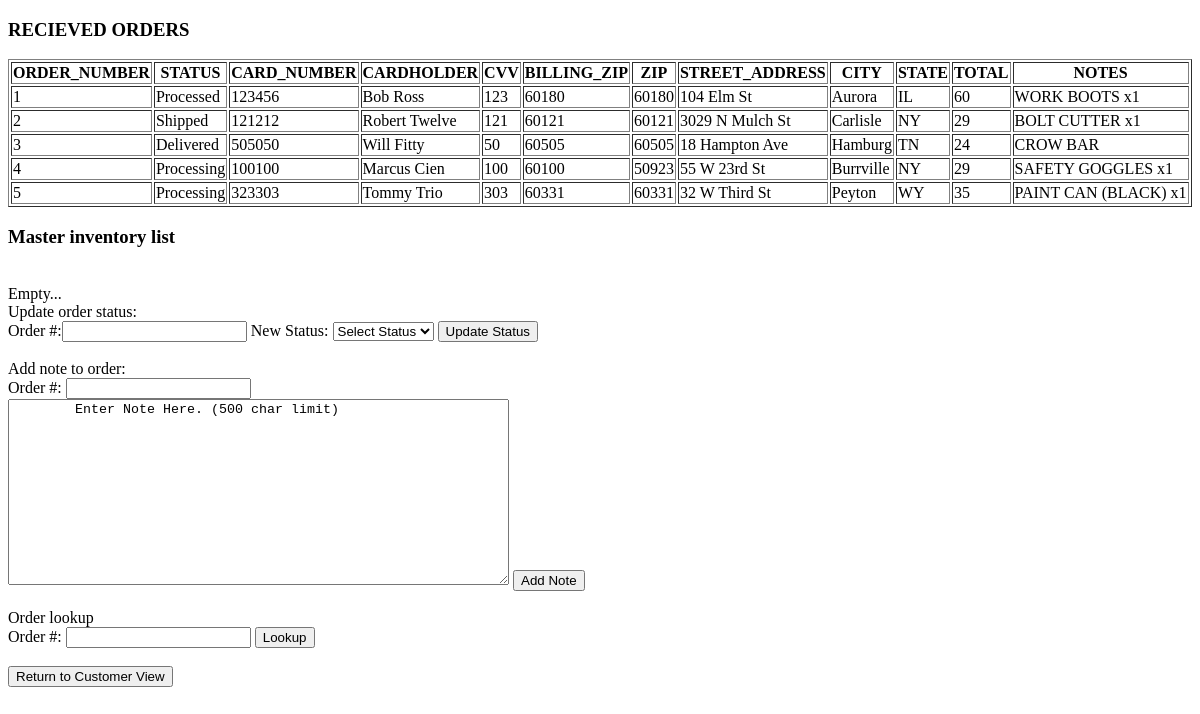
Page /empIndex.php on the earlier database version.
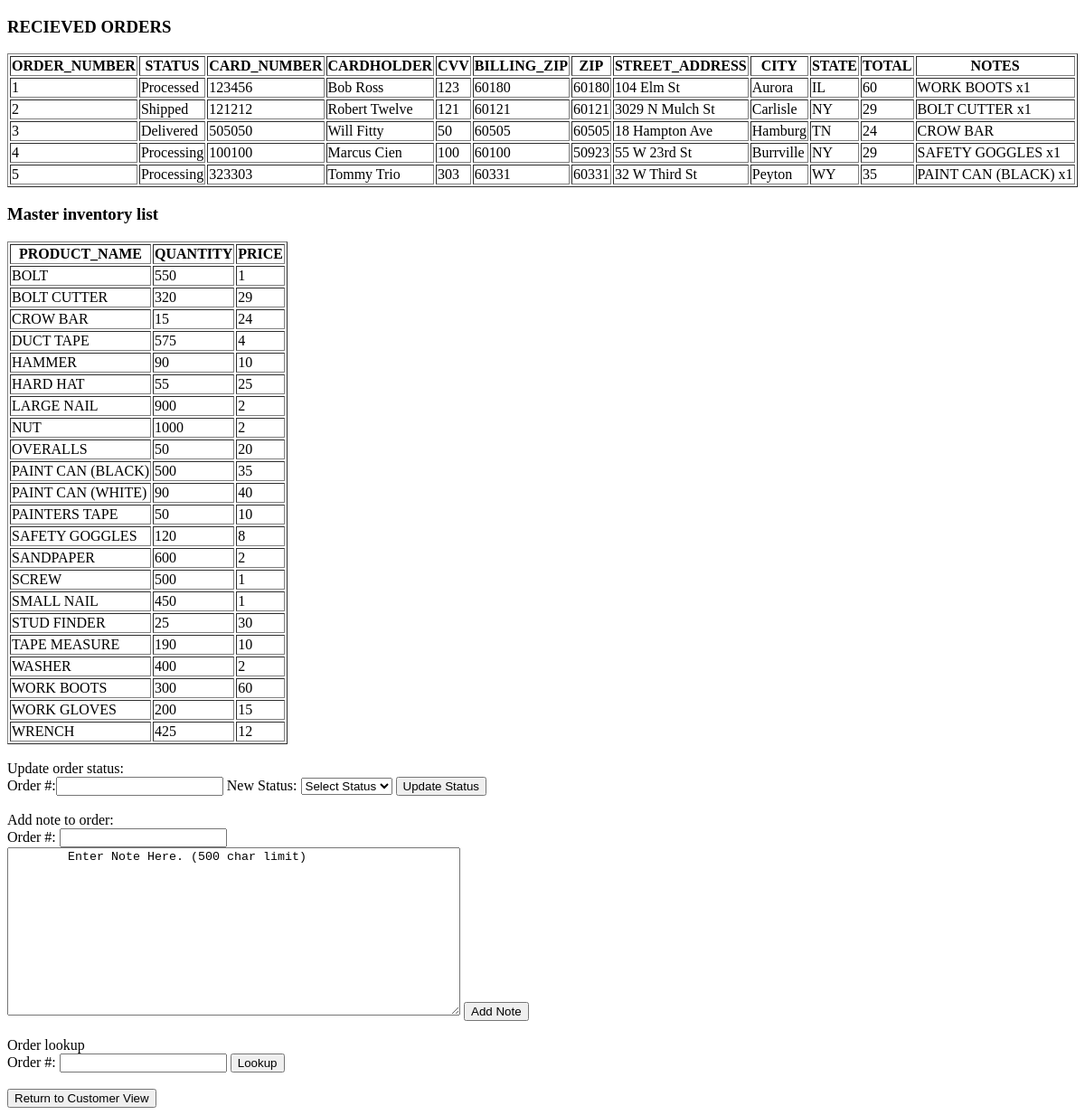
Same page on the later database version.
### tables this page shows
CREATE TABLE `ORDER`(
    ORDER_NUMBER INT AUTO_INCREMENT,
    STATUS VARCHAR(70) DEFAULT 'Processing',
    CARD_NUMBER INT NOT NULL,
    CARDHOLDER VARCHAR(70) NOT NULL,
    CVV INT NOT NULL,
    BILLING_ZIP INT NOT NULL,
    ZIP INT NOT NULL,
    STREET_ADDRESS VARCHAR(70) NOT NULL,
    CITY VARCHAR(70) NOT NULL,
    STATE VARCHAR(70) NOT NULL,
    TOTAL DOUBLE NOT NULL,
    NOTES VARCHAR(500),

    PRIMARY KEY (ORDER_NUMBER)
);

CREATE TABLE PRODUCT(
    PRODUCT_NAME VARCHAR(70),
    QUANTITY INT,
    PRICE DOUBLE,

    PRIMARY KEY (PRODUCT_NAME)
);

### library.php (the view)
<?php
function draw_table($rows)
{
    if (!empty($rows)) {
        echo "<table border=1>";
        echo "<tr>";
        foreach ($rows[0] as $key => $value) {
            echo "<th>$key</th>";
        }
        echo "</tr>";
        foreach ($rows as $row) {
            echo "<tr>";
            foreach ($row as $item) {
                echo "<td>$item</td>";
            }
            echo "</tr>";
        }
        echo "</table>";
    } else {
        echo "<br>Empty...";
    }
}
?>

### empIndex.php (shortened to what this page needs)
<!DOCTYPE html>
<head>
</head>
<body>
    <?php
    include("creds.php");
    include("library.php");
    try {
        $dsn = "mysql:host=courses;dbname=z1926618";
        $pdo = new PDO($dsn, $username, $password);
        echo '<h3>RECIEVED ORDERS</h3>';
        $rs = $pdo->query("SELECT * FROM `ORDER`;");
        $rows = $rs->fetchAll(PDO::FETCH_ASSOC);
        draw_table($rows);
        echo '<h3>Master inventory list</h3>';
        $rs = $pdo->query('SELECT * FROM PRODUCT;');
        $rows = $rs->fetchAll(PDO::FETCH_ASSOC);
        draw_table($rows);
    } catch (PDOexception $e) {
        echo "Connection to database failed: " . $e->getMessage();
    }
    ?>
    <br>Update order status:<br>
    <form method="post">
        Order #:<input type="text" name="ordernum">
        <label for="status">New Status:</label>
        <select id="status" name="status">
            <option value="">Select Status</option>
        </select>
        <input type="submit" value="Update Status" />
    </form>
    <br>Add note to order:<br>
    <form method="post">
        Order #:
        <input type="text" name="ordernum2">
        <br>
        <textarea name="note" rows="12" cols="60">
        Enter Note Here. (500 char limit)
        </textarea>
        <input type="submit" value="Add Note">
    </form>
    <br>
    Order lookup<br>
    <form method="post">
        Order #:
        <input type="text" name="ordernum3">
        <input type="submit" value="Lookup">
    </form>
    <br>
    <form action="index.php">
        <input type="submit" value="Return to Customer View" />
    </form>
</body>
</html>

Differences in the rows shown:
added product: PRODUCT_NAME "BOLT", QUANTITY "550", PRICE "1"
added product: PRODUCT_NAME "BOLT CUTTER", QUANTITY "320", PRICE "29"
added product: PRODUCT_NAME "CROW BAR", QUANTITY "15", PRICE "24"
added product: PRODUCT_NAME "DUCT TAPE", QUANTITY "575", PRICE "4"
added product: PRODUCT_NAME "HAMMER", QUANTITY "90", PRICE "10"
added product: PRODUCT_NAME "HARD HAT", QUANTITY "55", PRICE "25"
added product: PRODUCT_NAME "LARGE NAIL", QUANTITY "900", PRICE "2"
added product: PRODUCT_NAME "NUT", QUANTITY "1000", PRICE "2"
added product: PRODUCT_NAME "OVERALLS", QUANTITY "50", PRICE "20"
added product: PRODUCT_NAME "PAINT CAN (BLACK)", QUANTITY "500", PRICE "35"
added product: PRODUCT_NAME "PAINT CAN (WHITE)", QUANTITY "90", PRICE "40"
added product: PRODUCT_NAME "PAINTERS TAPE", QUANTITY "50", PRICE "10"
added product: PRODUCT_NAME "SAFETY GOGGLES", QUANTITY "120", PRICE "8"
added product: PRODUCT_NAME "SANDPAPER", QUANTITY "600", PRICE "2"
added product: PRODUCT_NAME "SCREW", QUANTITY "500", PRICE "1"
added product: PRODUCT_NAME "SMALL NAIL", QUANTITY "450", PRICE "1"
added product: PRODUCT_NAME "STUD FINDER", QUANTITY "25", PRICE "30"
added product: PRODUCT_NAME "TAPE MEASURE", QUANTITY "190", PRICE "10"
added product: PRODUCT_NAME "WASHER", QUANTITY "400", PRICE "2"
added product: PRODUCT_NAME "WORK BOOTS", QUANTITY "300", PRICE "60"
added product: PRODUCT_NAME "WORK GLOVES", QUANTITY "200", PRICE "15"
added product: PRODUCT_NAME "WRENCH", QUANTITY "425", PRICE "12"
Other differences:
new list line: "PRODUCT_NAME"
new list line: "QUANTITY"
new list line: "PRICE"
text no longer shown: "Empty..."
